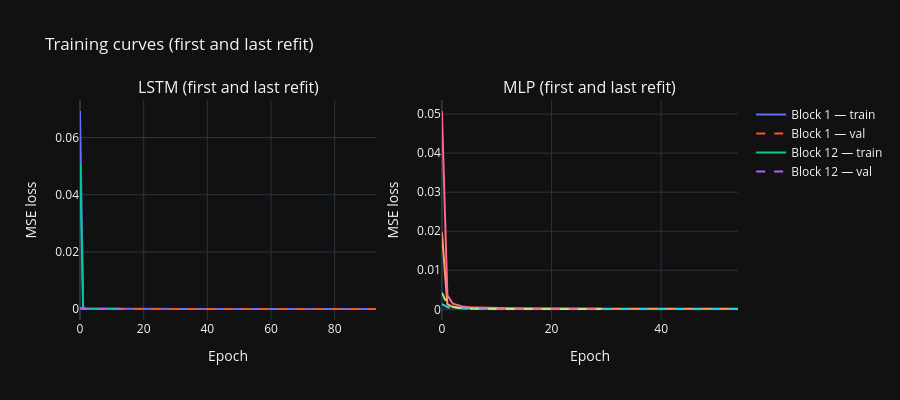

Write notebook code for a chart like this one.
### Markdown cell above
## 13. Diagnostics

Apart from the plot that overlays every seed's forecasts, the diagnostics below
use the primary seed's network. Section 10 measured how much RMSE moves between
seeds, but these diagnostics were not repeated across seeds, so they describe
that one network rather than the architecture.

### Training curves

### Code cell
fig = make_subplots(rows=1, cols=2,
                    subplot_titles=('LSTM (first and last refit)',
                                    'MLP (first and last refit)'))

for col, (histories, label) in enumerate([
    (training_histories_lstm, 'LSTM'),
    (training_histories_mlp, 'MLP'),
], start=1):
    for idx, block_label in [(0, 'Block 1'), (-1, f'Block {n_blocks}')]:
        h = histories[idx]
        fig.add_trace(go.Scatter(
            y=h['loss'], name=f'{block_label} — train', mode='lines',
            line=dict(dash='solid'), legendgroup=label,
            showlegend=(col == 1),
        ), row=1, col=col)
        fig.add_trace(go.Scatter(
            y=h['val_loss'], name=f'{block_label} — val', mode='lines',
            line=dict(dash='dash'), legendgroup=label,
            showlegend=(col == 1),
        ), row=1, col=col)

fig.update_layout(template='plotly_dark',
                  title='Training curves (first and last refit)', height=400)
fig.update_xaxes(title_text='Epoch')
fig.update_yaxes(title_text='MSE loss')
fig.show()

first_stopped = epochs_used_lstm[0]
last_stopped = epochs_used_lstm[-1]
# Epoch with the lowest validation loss in each refit, read from its history.
first_best = int(np.argmin(training_histories_lstm[0]['val_loss'])) + 1
last_best = int(np.argmin(training_histories_lstm[-1]['val_loss'])) + 1
ceiling_text = (
    f" At least one of them reached the {EPOCHS}-epoch ceiling, so training "
    "may have stopped before validation loss stopped improving."
    if max(first_stopped, last_stopped) >= EPOCHS else
    f" Neither reached the {EPOCHS}-epoch ceiling."
)
last_train_size = test_start + (n_blocks - 1) * REFIT_EVERY
# Same hold-out rule as run_walk_forward: the final 10% (at least LOOKBACK)
# is reserved for early-stopping validation and not fitted on.
last_val_size = max(int(0.1 * last_train_size), LOOKBACK)
last_fit_size = last_train_size - last_val_size
samples_per_param = last_fit_size / lstm_params

display(Markdown(f"""
In the first and last refits the LSTM trained for {first_stopped} and
{last_stopped} epochs, and validation loss was lowest at epoch {first_best}
and epoch {last_best} respectively.{ceiling_text}

The last refit had {last_train_size:,} sequences available: {last_fit_size:,}
were fitted on and {last_val_size:,} were held out for early stopping, against
{lstm_params:,} trainable parameters, a ratio of {samples_per_param:.1f}
fitted sequences per parameter.
"""))

### Figure 1 — Plotly figure (JSON) as saved in the notebook; plotly's stock layout.template omitted (floating-point values rounded to 4 significant figures)
{"data": [{"legendgroup": "LSTM", "line": {"dash": "solid"}, "mode": "lines", "name": "Block 1 — train", "showlegend": true, "type": "scatter", "xaxis": "x", "y": [0.06927, 0.0002862, 0.0001455, 0.0001179, 0.0001102, 9.826e-05, 0.0001, 9.482e-05, 9.261e-05, 9.321e-05, 9.402e-05, 9.626e-05, 9.527e-05, 9.365e-05, 9.928e-05, 8.696e-05, 9.109e-05, 9.101e-05, 9.277e-05, 9.124e-05, 8.53e-05, 8.371e-05, 8.819e-05, 8.595e-05, 8.797e-05, 8.755e-05, 8.499e-05, 8.827e-05, 8.267e-05, 8.101e-05, 8.193e-05, 8.303e-05, 8.278e-05, 8.24e-05, 8.257e-05, 8.141e-05, 7.908e-05, 7.756e-05, 8.159e-05, 8.376e-05, 8.028e-05, 8.02e-05, 7.952e-05, 7.713e-05, 7.919e-05, 7.96e-05, 7.629e-05, 7.626e-05, 7.879e-05, 7.728e-05, 7.89e-05, 7.961e-05, 7.557e-05, 7.568e-05, 7.58e-05, 7.238e-05, 7.297e-05, 7.41e-05, 7.939e-05, 7.408e-05, 7.383e-05, 7.433e-05, 7.601e-05, 7.362e-05, 7.431e-05, 7.185e-05, 7.137e-05, 7.227e-05, 7.326e-05, 7.348e-05, 7.415e-05, 7.373e-05, 7.552e-05, 7.363e-05, 7.346e-05, 7.218e-05, 7.364e-05, 7.457e-05, 7.129e-05, 7.162e-05, 7.261e-05, 7.109e-05, 7.089e-05, 7.048e-05, 7.063e-05, 7.131e-05, 6.812e-05, 7.105e-05, 7.28e-05, 6.933e-05, 6.875e-05, 7.049e-05, 7.017e-05, 7.236e-05], "yaxis": "y"}, {"legendgroup": "LSTM", "line": {"dash": "dash"}, "mode": "lines", "name": "Block 1 — val", "showlegend": true, "type": "scatter", "xaxis": "x", "y": [0.0003566, 0.000102, 6.791e-05, 5.919e-05, 5.659e-05, 5.607e-05, 5.605e-05, 5.602e-05, 5.607e-05, 5.612e-05, 5.595e-05, 5.553e-05, 5.52e-05, 5.465e-05, 5.408e-05, 5.351e-05, 5.363e-05, 5.333e-05, 5.271e-05, 5.27e-05, 5.192e-05, 5.165e-05, 5.181e-05, 5.126e-05, 5.107e-05, 5.059e-05, 4.929e-05, 5.124e-05, 4.932e-05, 4.989e-05, 4.919e-05, 4.896e-05, 4.826e-05, 4.948e-05, 4.89e-05, 4.81e-05, 4.793e-05, 4.69e-05, 4.705e-05, 4.54e-05, 4.767e-05, 4.484e-05, 4.618e-05, 4.59e-05, 4.601e-05, 4.58e-05, 4.563e-05, 4.695e-05, 4.567e-05, 4.658e-05, 4.439e-05, 4.524e-05, 4.545e-05, 4.395e-05, 4.463e-05, 4.375e-05, 4.598e-05, 4.409e-05, 4.469e-05, 4.47e-05, 4.582e-05, 4.463e-05, 4.51e-05, 4.384e-05, 4.355e-05, 4.266e-05, 4.222e-05, 4.626e-05, 4.42e-05, 4.336e-05, 4.223e-05, 4.385e-05, 4.221e-05, 4.296e-05, 4.322e-05, 4.35e-05, 4.331e-05, 4.093e-05, 4.305e-05, 4.145e-05, 4.379e-05, 4.363e-05, 4.287e-05, 4.083e-05, 4.278e-05, 4.31e-05, 4.272e-05, 4.253e-05, 4.408e-05, 4.274e-05, 4.322e-05, 4.393e-05, 4.271e-05, 4.288e-05], "yaxis": "y"}, {"legendgroup": "LSTM", "line": {"dash": "solid"}, "mode": "lines", "name": "Block 12 — train", "showlegend": true, "type": "scatter", "xaxis": "x", "y": [0.05108, 0.0002174, 0.0001293, 9.794e-05, 8.992e-05, 9.237e-05, 9.077e-05, 8.862e-05, 9.088e-05, 9e-05, 8.561e-05, 8.829e-05, 8.696e-05, 8.613e-05], "yaxis": "y"}, {"legendgroup": "LSTM", "line": {"dash": "dash"}, "mode": "lines", "name": "Block 12 — val", "showlegend": true, "type": "scatter", "xaxis": "x", "y": [0.0001848, 6.796e-05, 5.53e-05, 5.379e-05, 5.386e-05, 5.435e-05, 5.464e-05, 5.477e-05, 5.496e-05, 5.493e-05, 5.474e-05, 5.451e-05, 5.419e-05, 5.426e-05], "yaxis": "y"}, {"legendgroup": "MLP", "line": {"dash": "solid"}, "mode": "lines", "name": "Block 1 — train", "showlegend": false, "type": "scatter", "xaxis": "x2", "y": [0.01973, 0.001307, 0.0006471, 0.0003704, 0.0003883, 0.0002918, 0.0002622, 0.0002499, 0.0001882, 0.0001914, 0.0001816, 0.0001684, 0.0001934, 0.000176, 0.0001589, 0.0001729, 0.0001598, 0.0001573, 0.0001547, 0.0001505, 0.0001528, 0.000149, 0.0001533, 0.0001501, 0.0001549, 0.0001538, 0.0001764, 0.0001515, 0.000152, 0.0001525, 0.0001522, 0.0001498, 0.0001507, 0.0001493, 0.0001507, 0.0001491, 0.0001467, 0.0001479, 0.0001497, 0.0001495, 0.0001517, 0.0001483, 0.0001478, 0.0001491, 0.0001476, 0.0001493, 0.0001493, 0.0001497, 0.0001473, 0.0001482, 0.0001499, 0.0001503, 0.000151, 0.0001481, 0.0001473], "yaxis": "y2"}, {"legendgroup": "MLP", "line": {"dash": "dash"}, "mode": "lines", "name": "Block 1 — val", "showlegend": false, "type": "scatter", "xaxis": "x2", "y": [0.00134, 0.0005925, 0.0003412, 0.0002366, 0.0001924, 0.0001598, 0.0001433, 0.0001286, 0.000119, 0.0001109, 0.0001061, 0.0001035, 0.0001075, 0.0001021, 9.941e-05, 9.805e-05, 9.436e-05, 9.253e-05, 9.189e-05, 9.151e-05, 9.113e-05, 9.035e-05, 8.989e-05, 8.952e-05, 8.927e-05, 8.923e-05, 8.973e-05, 8.949e-05, 8.926e-05, 8.893e-05, 8.876e-05, 8.863e-05, 8.869e-05, 8.845e-05, 8.826e-05, 8.817e-05, 8.773e-05, 8.768e-05, 8.844e-05, 8.763e-05, 8.786e-05, 8.763e-05, 8.694e-05, 8.736e-05, 8.687e-05, 8.799e-05, 8.74e-05, 8.86e-05, 8.772e-05, 8.791e-05, 8.835e-05, 8.876e-05, 8.922e-05, 8.861e-05, 8.791e-05], "yaxis": "y2"}, {"legendgroup": "MLP", "line": {"dash": "solid"}, "mode": "lines", "name": "Block 12 — train", "showlegend": false, "type": "scatter", "xaxis": "x2", "y": [0.05078, 0.00358, 0.001425, 0.001035, 0.0006288, 0.0005274, 0.0004858, 0.0003317, 0.0003415, 0.0002796, 0.0002395, 0.0002269, 0.000217, 0.0002003, 0.0001882, 0.0002027, 0.000171, 0.0001807, 0.000178, 0.0001713, 0.0001559, 0.0001635, 0.0001639, 0.0001576, 0.0001605, 0.00016, 0.0001523, 0.000151, 0.0001593, 0.0001486], "yaxis": "y2"}, {"legendgroup": "MLP", "line": {"dash": "dash"}, "mode": "lines", "name": "Block 12 — val", "showlegend": false, "type": "scatter", "xaxis": "x2", "y": [0.004251, 0.001219, 0.0005792, 0.0003265, 0.0002195, 0.0001658, 0.0001292, 0.000113, 0.0001049, 9.557e-05, 9.169e-05, 8.786e-05, 8.634e-05, 8.485e-05, 8.427e-05, 8.416e-05, 8.423e-05, 8.402e-05, 8.392e-05, 8.383e-05, 8.41e-05, 8.432e-05, 8.48e-05, 8.526e-05, 8.558e-05, 8.618e-05, 8.663e-05, 8.712e-05, 8.744e-05, 8.79e-05], "yaxis": "y2"}], "layout": {"annotations": [{"font": {"size": 16}, "showarrow": false, "text": "LSTM (first and last refit)", "x": 0.225, "xanchor": "center", "xref": "paper", "y": 1.0, "yanchor": "bottom", "yref": "paper"}, {"font": {"size": 16}, "showarrow": false, "text": "MLP (first and last refit)", "x": 0.775, "xanchor": "center", "xref": "paper", "y": 1.0, "yanchor": "bottom", "yref": "paper"}], "height": 400, "title": {"text": "Training curves (first and last refit)"}, "xaxis": {"anchor": "y", "domain": [0.0, 0.45], "title": {"text": "Epoch"}}, "xaxis2": {"anchor": "y2", "domain": [0.55, 1.0], "title": {"text": "Epoch"}}, "yaxis": {"anchor": "x", "domain": [0.0, 1.0], "title": {"text": "MSE loss"}}, "yaxis2": {"anchor": "x2", "domain": [0.0, 1.0], "title": {"text": "MSE loss"}}}}
